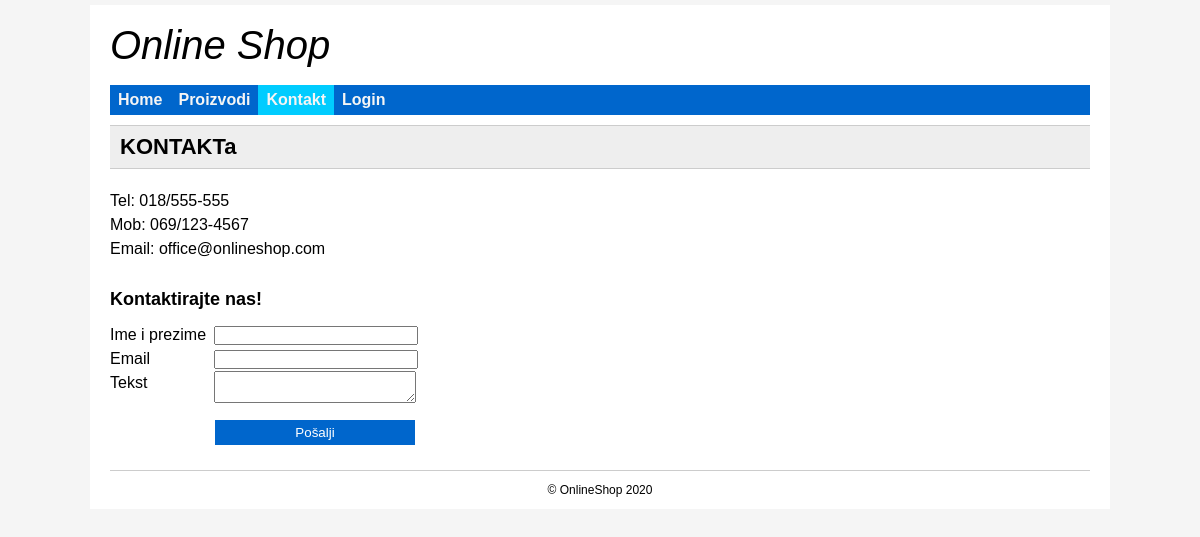
/kontakt, run on the app's committed database.
### tables this page shows
CREATE TABLE IF NOT EXISTS `pages` (
  `page_id` int(5) unsigned NOT NULL AUTO_INCREMENT,
  `page` varchar(255) NOT NULL,
  `title` varchar(255) NOT NULL,
  `description` mediumtext NOT NULL,
  PRIMARY KEY (`page_id`)
);

### libs/View.php (called while the page is built, shortened)
<?php
class View {
    public function render($template) {
        include_once BASE_PATH . 'views/public/header.php';
        include_once BASE_PATH . 'views/public/'.$template;
        include_once BASE_PATH . 'views/public/footer.php';
    }
}
?>

### controllers/kontakt_controller.php (called while the page is built, shortened)
<?php
class Kontakt_Controller extends Controller {
    public function index(){
        $kontaktPage = $this->model->getKontaktPage();
        $this->view->kontaktPage = $kontaktPage;
        $this->view->render('kontakt/kontakt_page.php');
    }
}
?>

### index.php (called while the page is built, shortened)
<?php
require LIBS.'View.php';
require LIBS.'Model.php';
$onlineshop = new Router();
?>

### libs/Model.php (called while the page is built, shortened)
<?php
class Model {
    public function __construct() {
        $this->db = new Database(DB_TYPE,DB_HOST,DB_NAME,DB_USER,DB_PASS);
    }
}
?>

### models/kontakt_model.php (called while the page is built, shortened)
<?php
class Kontakt_Model extends Model {
    public function getKontaktPage() {
        $kontakt = array();
        $sql = "SELECT `page_id`,`page`,`title`,`description`
                FROM `pages`
                WHERE `page_id` = 2";
        $result = $this->db->query($sql);
            if ($result->rowCount()>0){
            $kontakt = $result->fetch(PDO::FETCH_ASSOC);
        }
        return $kontakt;
    }
}
?>

### views/public/kontakt/kontakt_page.php (the view, shortened to what this page needs)
<?php
echo '<h1>' . $this->kontaktPage['title'] . '</h1>';
?>
<div style="float:left;">
    <?php
    echo $this->kontaktPage['description'];
    ?>
    <h3 style="margin-top: 25px;">Kontaktirajte nas!</h3>
    <form class="form contact_form" action="<?php echo URL . 'kontakt/dodajKontakt'; ?>" method="post" >
        <label for="name">Ime i prezime</label> <input type="text" id="name" name="name" /> <br/>
        <label for="email">Email</label> <input type="text" id="email" name="email" /> <br/>
        <label for="text">Tekst</label> <textarea id="text" name="text"></textarea> <br/>
        <input class="button" type="submit" value="Pošalji">
    </form>
</div>

### views/public/style.css (style rules this page uses)
body,div,dl,dt,dd,ul,ol,li,h1,h2,h3,h4,h5,h6,pre,code,form,fieldset,legend,input,textarea,p,blockquote,th,td { margin:0;padding:0; }
html { color:#000;background:#f5f5f5; }
body { font:16px/1.5 arial,helvetica,sans-serif;text-align:center; }
.content h1 { line-height: 1; padding: 10px; border: 1px solid #ccc; border-width: 1px 0; background: #eee; }
.form label { display: inline-block; vertical-align: top; width: 80px; }
.form .button { margin-left: 85px; }
.contact_form label { width: 100px; }
.contact_form .button { margin-left: 105px; }
.contact_form input, #text { width: 200px; }
.button { display: inline-block; padding: 0 15px; height: 25px; line-height: 25px; background: #06c; text-align: center; color: #fff; border: 0; cursor: pointer; margin-top: 10px; }
h1,.title1 { font-size:22px;margin-bottom:20px; }
h3,.title3 { font-size:18px;margin-bottom:10px; }

### data on the page
pages: title "KONTAKTa", description "Tel: 018/555-555 Mob: 069/123-4567 Email: office@onlineshop.com"
